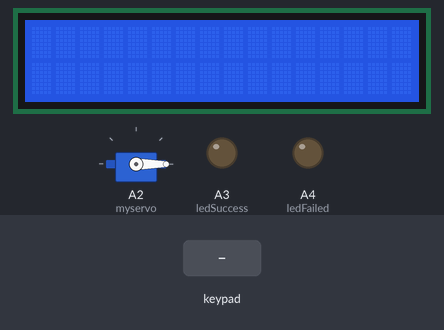
Simulated run of this sketch. Board: Arduino Uno, built with avr-gcc and run on an emulated ATmega328P. On the bench: 16×2 character LCD, servo, output pins drawn as LEDs (lit = HIGH). The test bench sets the inputs (shaded band). What the sketch prints to the serial monitor is not drawn.

Above: at 1.2 s.
1.3 s: keypad keys 1 2 4 3 pressed 0.4 s apart
At 4.9 s:
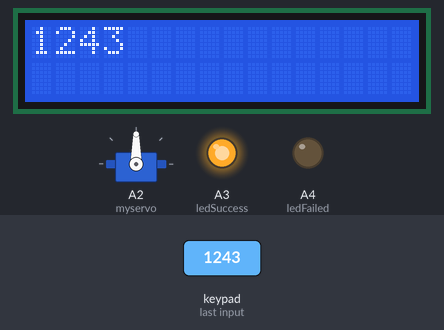
5.2 s: key '1' pressed
At 6.4 s:
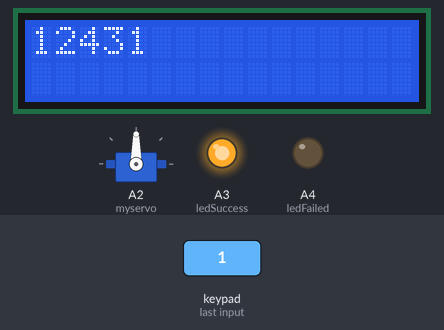
6.7 s: key '2' pressed
At 7.8 s:
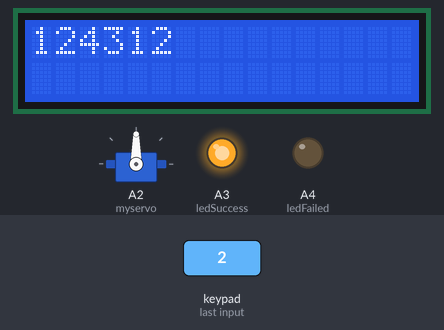
8.2 s: key '3' pressed
At 8.7 s:
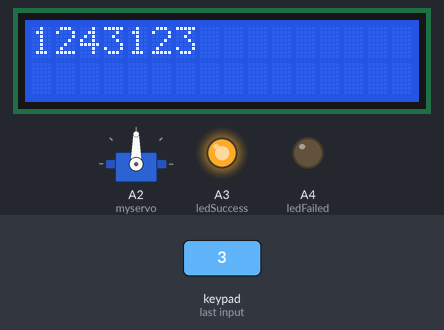
Timing chart, 0 to 10.7 s (numbered marks = the images above; inputs shaded):
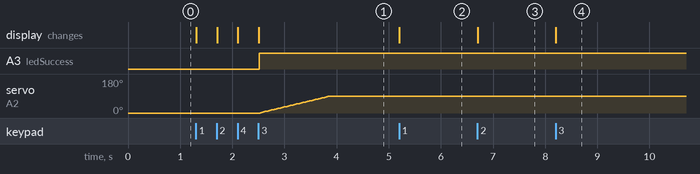

Measured:
- after the input at 1.3 s, A3 (ledSuccess): LOW → HIGH after 1.2 s; servo on A2 (myservo): moves from 0° to 90° over 1.3 s, starting after 1.2 s; the display: first changes at once (image 1 shows a later state)
- after the input at 5.2 s, the display: changes at once (image 2)
- after the input at 6.7 s, the display: changes at once (image 3)
- after the input at 8.2 s, the display: changes at once (image 4)

The sketch:

safe-code.ino
```cpp
#include <Keypad.h>
#include <LiquidCrystal.h>
#include <Servo.h>

//define variables
const byte ROWS = 1;
const byte COLS = 4;
int ledSuccess = A3;
int ledFailed = A4;

// define keymap
char keys[ROWS][COLS] = {
  {'1','2','3','4'}
};
byte rowPins[ROWS] = {8};
byte colPins[COLS] = {13, 12, 11, 10};

//create keypad
Keypad keypad = Keypad( makeKeymap(keys), rowPins, colPins, ROWS, COLS );

//set lcd pins
LiquidCrystal lcd(2, 3, 7, 6, 5, 4);

//initiate servo
Servo myservo;
int pos = 0;

//create code array
char code [4] = {'1', '2', '4', '3'};
char type [5] = {};
int i = 0; // tracks array position

void setup() {
  pinMode(ledSuccess, OUTPUT);
  pinMode(ledFailed, OUTPUT);
  lcd.begin(16, 2);
  Serial.begin(9600);
  myservo.attach(A2);
  myservo.write(0);
}

void loop(){
  //define variables
  char key = keypad.getKey();

  if(key != NO_KEY) {
    //display input on lcd
    lcd.print(char(key));
    type[i] = key;
    i++; //keep track of number of inputs
    Serial.println(type);//debugger
    Serial.println(i);//debugger

    // if input reaches code length
    if(i==4){
      int count = 0;
      int n = 0;
      char *pointer = code;
      Serial.println("start test");//debugger

      //check if input array matches code array
      for(n = 0; n < 4; n++){
        if ( type[n] == code[n] ){
          count++;
          Serial.println("test pass");//debugger
        }
        else{
          Serial.println("test fail");//debugger
        }
      }

      // input is correct, raise deadlock
      if(count == 4){
        for(pos = 0; pos<=90; pos++){
           myservo.write(pos);
           delay(15);
           //turn on green light
           digitalWrite(ledSuccess, HIGH);
        }
      }
      else {
          // turn on red light
          digitalWrite(ledFailed, HIGH);
        }
    }
  }
}
```
